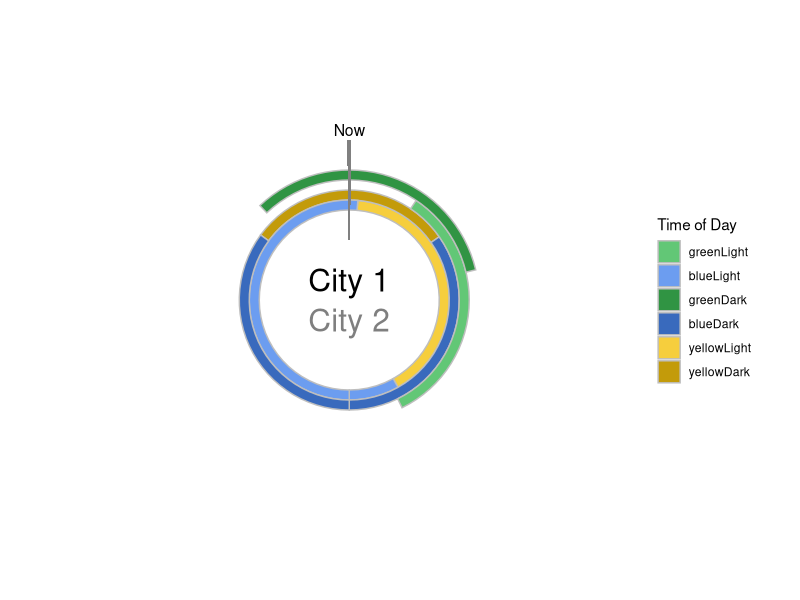

Write the R code that produced this figure.
setwd('~/Desktop/Real Life/Coding Projects/TimeZones/')
library(tidyverse)

wrap_about = function(times){
  # Takes times split over 24/0 hour boundary and makes them into two rows.
  for (i in 1:nrow(times)){
    if (times$start[i] > times$end[i]){
      new_row1 = c(times$start[i], 24, times[i,3:length(times)])
      new_row2 = c(0, times$end[i], times[i,3:length(times)])
      if (typeof(new_row1) == 'list'){
        new_row1 = as.numeric(unlist(new_row1))
        new_row2 = as.numeric(unlist(new_row2))
      }
      times = rbind(times, new_row1, new_row2)
    }
  }
  times = times %>% filter(start <= end) %>% arrange(symbol, -start)
  return(times)
}


# Testing a new way of structuring the data.

# the format we get is:
# Sunrise, Sunset, Work_Start, Work_End

# the format we want to end up with is: 
# City, Symbol, Start, End

# this calls for some reshaping or something.

# It might be best to only limit the incoming data to two cities.
pydata = read_csv('for_ggplotting.csv', col_names = c('names', 'city', 'values'))
pydata

pydata = pydata %>% mutate(city = as.numeric(as.factor(city))) # converting city names to numeric values
pydata

# pydata = pydata %>% mutate(city = rep(1:(nrow(pydata)/4), each = 4)) # labels each city (can handle n-cities)

dayta = data_frame(city = pydata$city,
                   symbol = rep(1:4, nrow(pydata)/4),
                   start = pydata$values)

dayta = dayta %>% mutate(end = ifelse(symbol %in% c(1,3), lead(start), lag(start))) %>% select(3,4,2,1) # rearranges start/end values

dayta
dayta = wrap_about(dayta)
dayta

new_pal = data.frame('names' = c('yellowDark', 'yellowLight', 'blueDark', 'blueLight', 'greenDark', 'greenLight'),
                     'symbol' = rep(1:3, each = 2),
                     'city' = rep(1:2),
                     'hex_codes' = c('#C39B0A', '#F6CE3D', '#396ABD', '#6C9DF0', '#309443', '#62C776'),
                     stringsAsFactors = F)
new_pal = new_pal[c(6,4,5,3:1),]

dayta = dayta %>%
  filter(symbol != 4) %>%
  mutate(ring = ifelse(symbol %in% c(1,2), 1, 2),
                         gen = ifelse(ring == 1, 5, 6),
                         loc = ifelse(city == 1, -.25, +.25),
                         xmin = gen+loc-.25,
                         xmax = gen+loc+.25)

dayta = dayta %>% left_join(y = new_pal, by = c('symbol', 'city'))


ggplot(data = dayta, aes(fill = hex_codes)) +
  geom_rect(aes(xmin = xmin, xmax = xmax, ymin = start, ymax = end, fill = hex_codes), color = 'grey') +
  # geom_rect(aes(xmin = xmin, xmax = xmax, ymin = start, ymax = end), alpha = .65) +
  geom_rect(aes(xmin = 3, xmax = 8, ymin = 11.95, ymax = 12.05), fill = '#808080', alpha = 1) +
  annotate("text", x = 8.5, y = 12, label = 'Now', size = 4) +
  annotate("text", x = 1, y = 12, label = "City 1", size = 8) +
  annotate("text", x = 1, y = 0, label = "City 2", size = 8, alpha = .5) +
  lims(x = c(0,12), y = c(0,24)) +
  coord_polar(theta = 'y', start = pi) +
  scale_fill_manual(name = 'Time of Day', values = new_pal$hex_codes, labels = new_pal$names) +
  # scale_fill_manual(name = 'Time of Day', values = colors, labels = c('office', 'night', 'day')) +
  theme_void() + theme(legend.title = element_text())

dayta



# TODO:
# Pick better colors.

